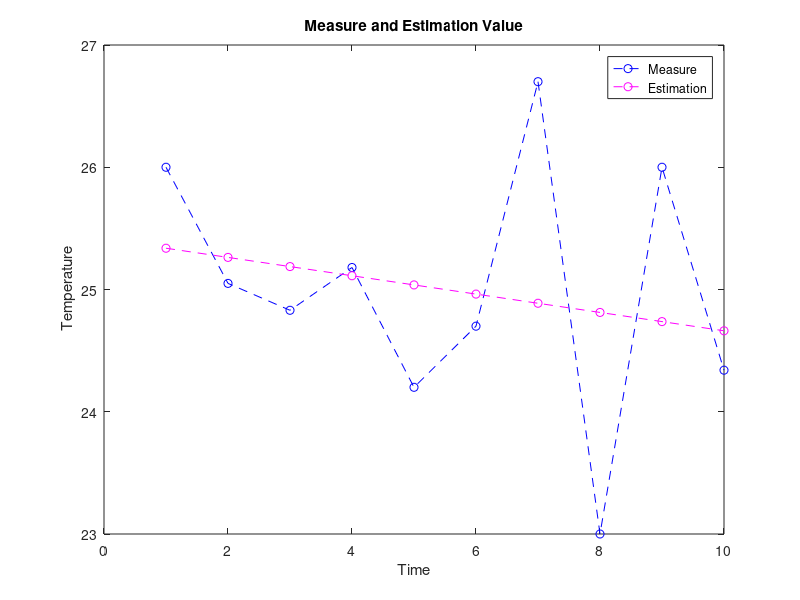

Recreate this plot in MATLAB.
T=[1:1:10];
R=[26.00 	25.05 	24.83 	25.18 	24.20 	24.70 	26.70 	23.00 	26.00 	24.34 ];
[m,n]=size(T);
figure 
plot(T,R,'b+')
t=0;
z=0;
tz=0;
tt=0;
for i=1:n
    t=t+T(i);
    tt=tt+T(i)*T(i);
    z=z+R(i);
    tz=tz+T(i)*R(i);
end
a=(tt*z-t*tz)/(n*tt-t*t);
b=(n*tz-t*z)/(n*tt-t*t);
A=polyfit(T,R,1);
z=polyval(A,T);
plot(T,R,'b--o')
hold on
plot(T,z,'m--o');
legend('Measure','Estimation');
xlabel('Time');ylabel(' Temperature');
title('Measure and Estimation Value');
